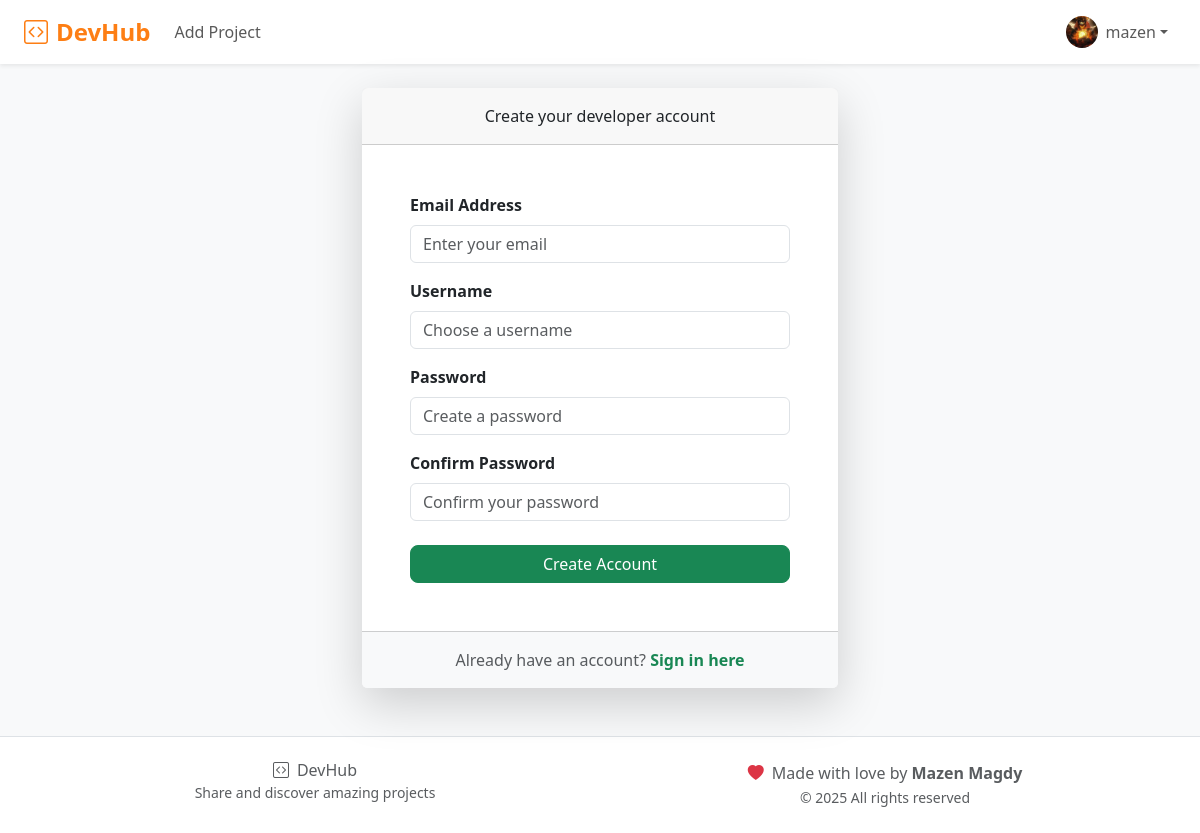
Page /register/ (signed in) on the committed database.
### accounts/models.py (models this page shows, shortened)
class User(AbstractUser):
    photo = models.ImageField(blank=True, upload_to="media")
    followers = models.ManyToManyField(
        "self", symmetrical=False, related_name="following", blank=True
    )

### accounts/views.py (the view)
# urls.py: path("register/", views.register, name="register"),
def register(request):
    if request.method == "POST":
        email = request.POST["email"]
        username = request.POST["username"]
        password = request.POST["password"]
        confirmation = request.POST["confirmation"]
        if password != confirmation:
            messages.warning(request, "Passwords do not match.")
            return render(request, "accounts/register.html")
        try:
            user = User.objects.create_user(username, email, password)
            user.save()
        except IntegrityError:
            messages.error(request, "That username is already taken.")
            return render(request, "accounts/register.html")
        login(request, user)
        messages.success(request, "Your account has been created successfully!")
        return HttpResponseRedirect(reverse("projects:index"))
    else:
        return render(request, "accounts/register.html")

### accounts/templates/accounts/register.html (shortened to what this page needs)
{% extends "projects/layout.html" %}
{% load static %}
{% block main %}
<div class="container-fluid">
    <div class="row justify-content-center">
        <div class="col-lg-5">
            <div class="card shadow-lg border-0 mt-4">
                <div class="card-header text-center py-3">
                    <p class="mb-0">Create your developer account</p>
                </div>
                <div class="card-body p-5">
                    <form action="{% url 'accounts:register' %}" method="post">
                        <div class="mb-3">
                            <label for="email" class="form-label fw-semibold">Email Address</label>
                            <input autofocus type="email" name="email" class="form-control" id="email" placeholder="Enter your email" required>
                        </div>
                        <div class="mb-3">
                            <label for="username" class="form-label fw-semibold">Username</label>
                            <input type="text" name="username" class="form-control" id="username" placeholder="Choose a username" required>
                        </div>
                        <div class="mb-3">
                            <label for="password" class="form-label fw-semibold">Password</label>
                            <input type="password" name="password" class="form-control" id="password" placeholder="Create a password" required>
                        </div>
                        <div class="mb-4">
                            <label for="confirmation" class="form-label fw-semibold">Confirm Password</label>
                            <input type="password" name="confirmation" class="form-control" id="confirmation" placeholder="Confirm your password" required>
                        </div>
                        <div class="d-grid">
                            <button type="submit" class="btn btn-success">Create Account</button>
                        </div>
                    </form>
                </div>
                <div class="card-footer text-center bg-light py-3">
                    <p class="mb-0 text-muted"> Already have an account?
                        <a href="{% url 'accounts:login' %}" class="text-success text-decoration-none fw-semibold">
                            Sign in here
                        </a>
                    </p>
                </div>
            </div>
        </div>
    </div>
</div>
{% endblock %}

### projects/templates/projects/layout.html (shortened to what this page needs)
{% load static %}
<!DOCTYPE html>
<html lang="en">
<head>
    <link href="https://cdn.jsdelivr.net/npm/bootstrap@5.3.8/dist/css/bootstrap.min.css" rel="stylesheet"
>
    <link rel="stylesheet" href="https://cdn.jsdelivr.net/npm/bootstrap-icons@1.11.0/font/bootstrap-icons.css">
    {% block style %}
        <link rel="stylesheet" href="{% static 'projects/style.css' %}">
    {% endblock %}
</head>
<body class="d-flex flex-column min-vh-100">
    <nav class="navbar navbar-expand-lg navbar-light bg-white shadow-sm">
        <div class="container-fluid px-4">
            <a class="navbar-brand" style="color: #fd7e14;" href="{% url 'projects:index' %}">
                <i class="bi bi-code-square me-2"></i>DevHub
            </a>
            <div class="collapse navbar-collapse" id="navbarNavAltMarkup">
                {% if user.is_authenticated %}
                    <ul class="navbar-nav me-auto">
                        <li class="nav-item">
                            <a class="nav-link fw-medium" href="{% url 'projects:create' %}">Add Project</a>
                        </li>
                    </ul>
                    <ul class="navbar-nav ms-auto">
                        <li class="nav-item dropdown">
                            <a class="nav-link dropdown-toggle d-flex align-items-center" href="#" role="button"
                                data-bs-toggle="dropdown" aria-expanded="false">
                                {% if user.photo %}
                                    <img src="{{ user.photo.url }}" alt="Profile" class="rounded-circle me-2"
                                        style="width: 32px; height: 32px; object-fit: cover;">
                                {% else %}
                                    <i class="bi bi-person-circle me-2" style="font-size: 1.5rem;"></i>
                                {% endif %}
                                {{ user.username }}
                            </a>
                        </li>
                    </ul>
                {% endif %}
            </div>
        </div>
    </nav>
    <main class="flex-grow-1">
        {% block main %}{% endblock %}
    </main>
    <footer class="bg-white border-top mt-5 py-4">
        <div class="container text-center">
            <div class="row">
                <div class="col-md-6">
                    <h6 class="text-muted mb-0">
                        <i class="bi bi-code-square me-2"></i>DevHub
                    </h6>
                    <small class="text-muted">Share and discover amazing projects</small>
                </div>
                <div class="col-md-6">
                    <p class="text-muted mb-0">
                        <i class="bi bi-heart-fill text-danger me-1"></i>
                        Made with love by <strong>Mazen Magdy</strong>
                    </p>
                    <small class="text-muted">&copy; 2025 All rights reserved</small>
                </div>
            </div>
        </div>
    </footer>
</body>
</html>

### projects/static/projects/style.css (style rules this page uses)
body { background-color: #f8f9fa; font-family: 'Segoe UI', Tahoma, Geneva, Verdana, sans-serif; }
.navbar-brand { font-weight: bold; font-size: 1.5rem; }
.card { transition: transform 0.2s ease-in-out, box-shadow 0.2s ease-in-out; }
.btn { border-radius: 8px; }
footer { margin-top: auto; }
.navbar { box-shadow: 0 2px 4px rgba(0,0,0,0.1); }

### rows in the picture
User: photo (picture), username "mazen"
